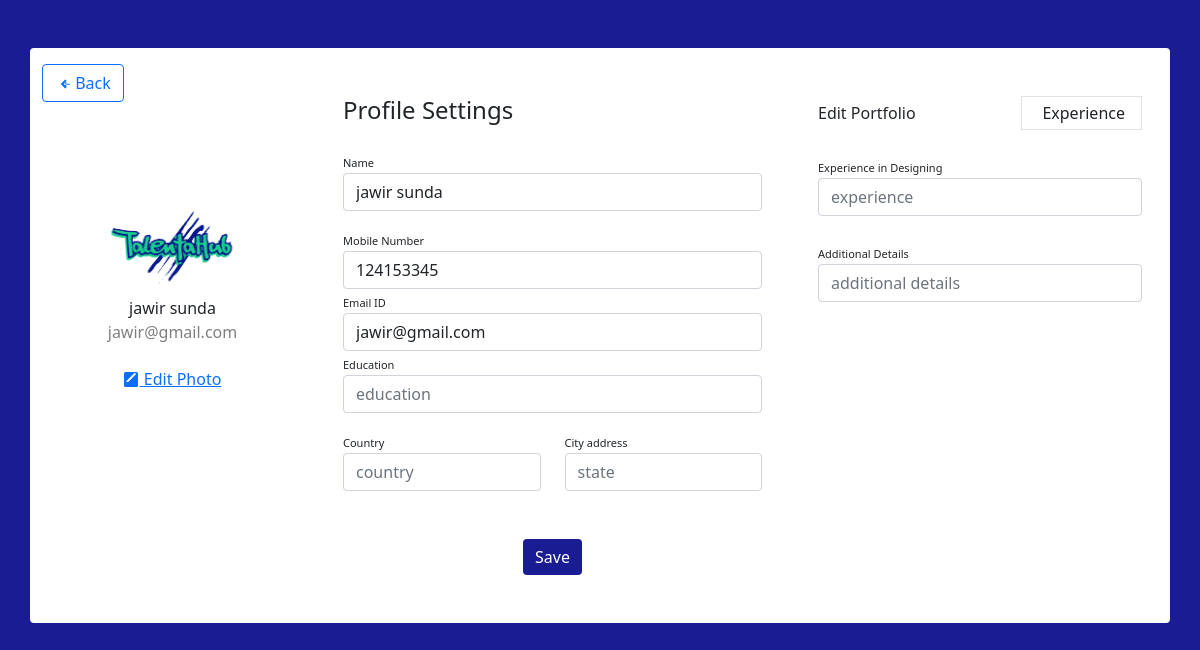
Page /profile.php?id_user=1 (signed in) on the committed database.
### tables this page shows
CREATE TABLE `users` (
  `id` int(11) NOT NULL,
  `name` varchar(255) NOT NULL,
  `username` varchar(50) NOT NULL,
  `password` varchar(100) NOT NULL,
  `email` varchar(100) NOT NULL,
  `foto_profil` varchar(255) NOT NULL,
  `no_hp` varchar(255) NOT NULL,
  `education` varchar(255) NOT NULL,
  `country` varchar(255) NOT NULL,
  `city_address` varchar(255) NOT NULL,
  `role` enum('klien','freelancer') NOT NULL
);

### profile.php (the view, shortened to what this page needs)
<?php
include 'config.php';
$user_id=$_GET['id_user'];
$sql = "SELECT * FROM `users` WHERE id=$user_id";
$result = $conn->query($sql);
$user = [];
if ($result->num_rows > 0) {
    while($row = $result->fetch_assoc()) {
        $user[] = $row;
    }
} else {
    echo "tidak ditemukan";
    die;
}
?>
<!DOCTYPE html>
<html lang="en">
<head>
    <link href="https://cdn.jsdelivr.net/npm/bootstrap@5.0.0-alpha1/dist/css/bootstrap.min.css" rel="stylesheet">
    <link rel="stylesheet" href="./assets/css/profile.css">
</head>
<body>
    <div class="container rounded bg-white mt-5 mb-5">
        <div class="row">
            <div class="col-md-3 border-right">
                <div class="text-left mt-3">
                    <a href="dashboard.php" class="btn btn-outline-primary">
                        Back
                    </a>
                </div>
                <div class="d-flex flex-column align-items-center text-center p-3 py-5"><img class="rounded-circle mt-5"
                        width="150px" src="./assets/img/users/<?= $user[0]['foto_profil'] ?>"><span
                        class="font-weight-bold"><?= $user[0]['name'] ?>
                    </span><span class="text-black-50"><?= $user[0]['email'] ?></span><span> </span>
                    <form action="process_update_fotoProfil.php" method="POST" enctype="multipart/form-data">
                        <div class="mt-3">
                            <label for="editPhoto" class="btn btn-link">
                                Edit Photo
                            </label>
                        </div>
                    </form>
                </div>
            </div>
            <div class="col-md-5 border-right">
                <div class="p-3 py-5">
                    <div class="d-flex justify-content-between align-items-center mb-3">
                        <h4 class="text-right">Profile Settings</h4>
                    </div>
                    <form method="POST" action="process_update_profile.php">
                        <div class="row mt-2">
                            <div class="col-md-12">
                                <label class="labels">Name</label>
                                <input type="text" class="form-control" placeholder="Full name" name="name"
                                    value="<?= $user[0]['name'] ?>">
                            </div>
                        </div>
                        <div class="row mt-3">
                            <div class="col-md-12">
                                <label class="labels">Mobile Number</label>
                                <input type="text" class="form-control" placeholder="Enter phone number" name="nohp"
                                    value="<?= $user[0]['no_hp'] ?>">
                            </div>
                            <div class="col-md-12">
                                <label class="labels">Email ID</label>
                                <input type="text" class="form-control" placeholder="Enter email id" name="email"
                                    value="<?= $user[0]['email'] ?>">
                            </div>
                            <div class="col-md-12">
                                <label class="labels">Education</label>
                                <input type="text" class="form-control" placeholder="education" name="education"
                                    value="<?= $user[0]['education'] ?>">
                            </div>
                        </div>
                        <div class="row mt-3">
                            <div class="col-md-6">
                                <label class="labels">Country</label>
                                <input type="text" class="form-control" placeholder="country" name="country"
                                    value="<?= $user[0]['country'] ?>">
                            </div>
                            <div class="col-md-6">
                                <label class="labels">City address</label>
                                <input type="text" class="form-control" value="<?= $user[0]['city_address'] ?>"
                                    placeholder="state" name="city">
                            </div>
                        </div>
                        <div class="mt-5 text-center">
                            <button class="btn btn-primary profile-button" type="submit"
                                onclick="return confirm('Apakah Anda yakin ingin menyimpan perubahan?')">Save</button>
                        </div>
                    </form>
                </div>
            </div>
            <div class="col-md-4">
                <div class="p-3 py-5">
                    <div class="d-flex justify-content-between align-items-center experience"><span>Edit
                            Portfolio</span><span class="border px-3 p-1 add-experience">&nbsp;Experience</span></div><br>
                    <div class="col-md-12"><label class="labels">Experience in Designing</label><input type="text"
                            class="form-control" placeholder="experience" value=""></div> <br>
                    <div class="col-md-12"><label class="labels">Additional Details</label><input type="text"
                            class="form-control" placeholder="additional details" value=""></div>
                </div>
            </div>
        </div>
    </div>
</body>
</html>

### assets/css/profile.css (style rules this page uses)
body { background: rgba(1, 4, 136, 0.9); }
.profile-button { background:rgba(1, 4, 136, 0.9); box-shadow: none; border: none }
.labels { font-size: 11px }

### rows in the picture
users: foto_profil (picture), name "jawir sunda", email "jawir@gmail.com", nohp "124153345"
